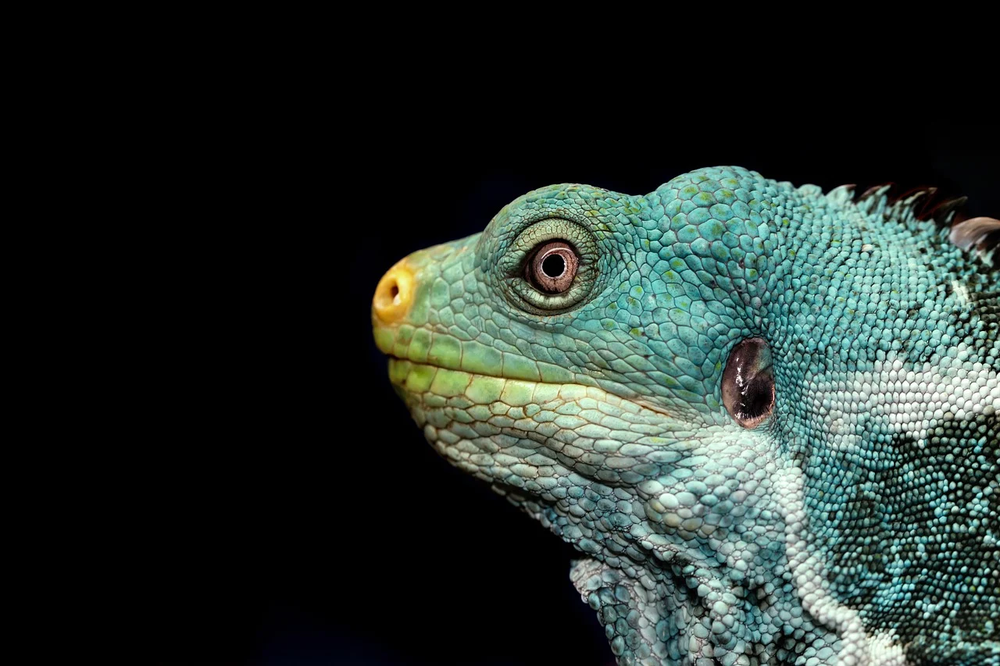
#> input picture image/lizard-8787888_1280.png, 1000 x 666 px, shrunk from 1280 x 853 before the run, found by its file name
$ jupyter execute 22127119.ipynb
#> lines starting #> are read from the running program, lines starting #| are printed output that depends on the picture
# Project 01 - Color Compression

## Thông tin sinh viên

- Họ và tên: Hồ Phước Hoàn
- MSSV: 22127119
- Lớp: 22CLC05

## Import các thư viện liên quan

[cell 1]
import numpy as np
import matplotlib.pyplot as plt
from PIL import Image

## Helper functions

[cell 2]
def read_img(img_path: str) -> Image.Image:
    '''
    Read image from img_path

    Parameters
    ----------
    img_path : str
        Path of image

    Returns
    -------
        Image (2D)
    '''
    # YOUR CODE HERE
    try:
        return Image.open(img_path)
#> returned value is the input picture: PIL image 1000x666 RGB; mean R, G, B 38.9, 50.2, 45.5
    except FileNotFoundError as e:
        print(f"File not found: {e.filename}")
        return None


def show_img(img_2d: np.ndarray) -> None:
    '''
    Show image

    Parameters
    ----------
    img_2d : <your type>
        Image (2D)
    '''
    # YOUR CODE HERE
    plt.title("Compressed image")
    plt.imshow(img_2d) # choose img_2d to show
    plt.axis('off') # clear axis of chart to completely display image
    plt.show() # show image


def save_img(img_2d: np.ndarray, img_path: str) -> None:
    '''
    Save image to img_path

    Parameters
    ----------
    img_2d : <your type>
        Image (2D)
    img_path : str
        Path of image
    '''
    # YOUR CODE HERE
    image = Image.fromarray(img_2d)
    image.save(img_path)


def convert_img_to_1d(img_2d: np.ndarray) -> np.ndarray:
    '''
    Convert 2D image to 1D image

    Parameters
    ----------
    img_2d : <your type>
        Image (2D)

    Returns
    -------
        Image (1D)
    '''

    # YOUR CODE HERE
    # 3: number of columns represent for color channels (this case: rgb), -1: special number in numpy to automatically get number that compatible to size of matrix, in this case is the row
    # before: shape = (row=x, col=y, channel=3), after: shape = (x*y, 3)
    return img_2d.reshape(-1, 3)


def kmeans(img_1d: np.ndarray, k_clusters: int, max_iter: int, init_centroids='random'):
    '''
    K-Means algorithm

    Parameters
    ----------
    img_1d : np.ndarray with shape=(height * width, num_channels)
        Original (1D) image
    k_clusters : int
        Number of clusters
    max_iter : int
        Max iterator
    init_centroids : str, default='random'
        The method used to initialize the centroids for K-means clustering
        'random' --> Centroids are initialized with random values between 0 and 255 for each channel
        'in_pixels' --> A random pixel from the original image is selected as a centroid for each cluster

    Returns
    -------
    centroids : np.ndarray with shape=(k_clusters, num_channels)
        Stores the color centroids for each cluster
    labels : np.ndarray with shape=(height * width, )
        Stores the cluster label for each pixel in the image
    '''

    # YOUR CODE HERE
    centroids = initalize_centroids(img_1d, k_clusters, init_centroids)
    for _ in range(max_iter):
        labels = assign_cluster_labels(img_1d, centroids)
        new_centroids = update_centroids(img_1d, labels, k_clusters)
        # check after down round, if two array is equal
        if np.array_equal(new_centroids.astype(np.uint8), centroids.astype(np.uint8)):
            break
        centroids = new_centroids

    return centroids, labels


def generate_2d_img(img_2d_shape: tuple, centroids: np.ndarray, labels: np.ndarray) -> np.ndarray:
    '''
    Generate a 2D image based on K-means cluster centroids

    Parameters
    ----------
    img_2d_shape : tuple (height, width, 3)
        Shape of image
    centroids : np.ndarray with shape=(k_clusters, num_channels)
        Store color centroids
    labels : np.ndarray with shape=(height * width, )
        Store label for pixels (cluster's index on which the pixel belongs)

    Returns
    -------
        New image (2D)
    '''

    # YOUR CODE HERE
    # assign new cluster label color for each pixels and casting them to uint8 [0-255]
    compressed_image = centroids[labels].astype(np.uint8)
    return np.reshape(compressed_image, img_2d_shape)


# Your additional functions here
def initalize_centroids(img_1d: np.ndarray, k_clusters: int, init_centroids: str) -> np.ndarray:
    if init_centroids == 'random':
        return np.random.choice(256, (k_clusters, 3)).astype(np.uint8)
    elif init_centroids == 'in_pixels':
        img_1d_unique = np.unique(img_1d, axis=0)
        return img_1d_unique[np.random.choice(img_1d_unique.shape[0], k_clusters, replace=False)]


def assign_cluster_labels(img_1d: np.ndarray, centroids: np.ndarray) -> np.ndarray:
    # assign the closest cluster label to each pixel in img_1d by calculate all distances of each pixel with each centroids by euclidean distance
    # and return the index of closest centroids for each pixels
    distances = ((img_1d[:, np.newaxis, :] - centroids[np.newaxis, :, :])**2).sum(axis=2)
    return np.argmin(distances, axis=1)


def update_centroids(img_1d: np.ndarray, labels: np.ndarray, k_clusters: int) -> np.ndarray:
    # update centroids by calculating mean of color channel of all pixels that have same label
    return np.array([img_1d[labels == i].mean(axis=0) if np.any(labels == i) else np.random.choice(256, 3, replace=False) for i in range(k_clusters)])


def compressed_image_color(original_image: np.ndarray) -> np.ndarray:
    original_shape = original_image.shape
    img_1d = convert_img_to_1d(original_image)
    # compress image
    centroids, labels = kmeans(img_1d, k_clusters=7, max_iter=100, init_centroids='random')
    return generate_2d_img(original_shape, centroids, labels)

## Your tests

[cell 3]
# YOUR CODE HERE
from sklearn.cluster import KMeans

img_path = "/mnt/c/Users/phuoc/Work Space/My Uni/Applied Mathematics and Statistics/Lab/Project 1 - lab 02/lizard-8787888_1280.png" # image path to input
# img_path = "/mnt/c/Users/phuoc/Work Space/My Uni/Applied Mathematics and Statistics/Lab/Project 1 - lab 02/pexels-jack-atkinson-1289771108-25935100.jpg" # image path to input

image = read_img(img_path)

if image is None:
    print("Please provide a valid image path.")
else:
    original_image = np.array(image, dtype=np.uint8)
    original_shape = original_image.shape
#> original_shape = (666, 1000, 3)
    img_1d = convert_img_to_1d(original_image)
    kmeans_test = KMeans(n_clusters=7).fit(img_1d)
    compressed_image = generate_2d_img(original_shape, kmeans_test.cluster_centers_, kmeans_test.labels_)
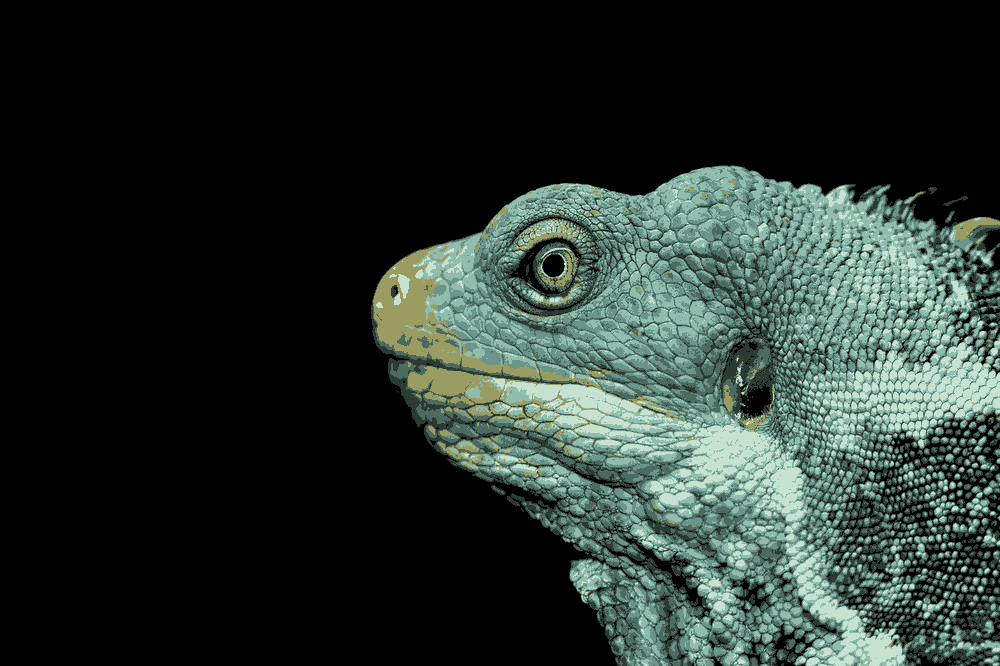
#> compressed_image: shape (666, 1000, 3); mean of channels 0, 1, 2 38.5, 49.6, 44.7; drawn as R, G, B

    plt.figure(figsize=(6.4*2, 4.8*2))

    plt.subplot(1, 2, 1)
    plt.title("original image")
    plt.axis("off")
    plt.imshow(original_image)

    plt.subplot(1, 2, 2)
    plt.title("compressed image")
    plt.axis("off")
    plt.imshow(compressed_image)

    plt.show()
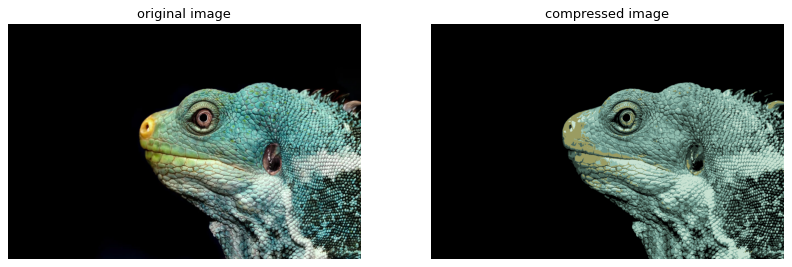
#> figure drawn by matplotlib, 2 panels

## Main FUNCTION

[cell 4]
# YOUR CODE HERE
def main() -> None:
    img_path = input("Input file path or file name of image, must have extension of image file") # image path to input
#> the answer given: image/lizard-8787888_1280.png
    out_img_path = input("type file path or file name of image to save, must have extension of image file") # image path to save
#> the answer given: out.png

    image = read_img(img_path)
    if image is None:
        print("Please provide a valid image path.")
    else:
        original_image = np.array(image, dtype=np.uint8)

        compressed_image = compressed_image_color(original_image)
#> in kmeans, `centroids = initalize_centroids(img_1d, k_clusters, init_centroids)`: centroids = [[175, 192, 82], [99, 216, 177], [243, 29, 147], [147, 142, 167], [32, 193, 9], [185, 127, 32], [31, 202, 244]]
#> in compressed_image_color, `centroids, labels = kmeans(img_1d, k_clusters=7, max_iter=100, init_ce..`: centroids = [[74.3, 102.9, 92.67], [198.1, 225.2, 209.1], [142.9, 187, 173.9], [103.4, 146.1, 136.3], [39.12, 56.58, 49.23], [0.527, 0.766, 0.885], [153.4, 155.8, 98.16]]

        show_img(compressed_image) # show compressed image
        try:
            save_img(compressed_image, out_img_path) # save file
